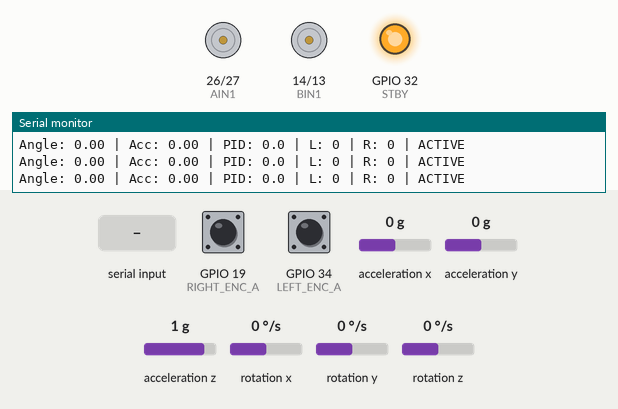
This sketch was run on a simulated ESP32. On the bench: motor-driver pin pairs drawn as motors (green arrow = first pin HIGH = forward, orange = second pin HIGH = backward, longer = more drive, scaled by the enable pin, stopped while the standby pin is LOW), output pins drawn as LEDs (lit = HIGH), the last lines printed to the serial monitor. The test bench sets the inputs (shaded band); at power-on: acceleration x 0 g, rotation y 0 °/s, GPIO 19 (RIGHT_ENC_A) LOW, GPIO 34 (LEFT_ENC_A) LOW, acceleration y 0 g, acceleration z 1 g, rotation x 0 °/s, rotation z 0 °/s.

Above: at 10.9 s.
11.0 s: acceleration x set to -1.4 g
At 11.15 s:
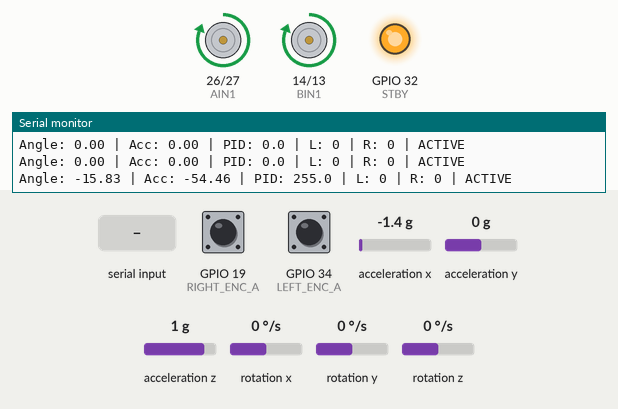
12.7 s: rotation y set to 192 °/s
15.7 s: "P,45\n" received over Serial
At 15.92 s:
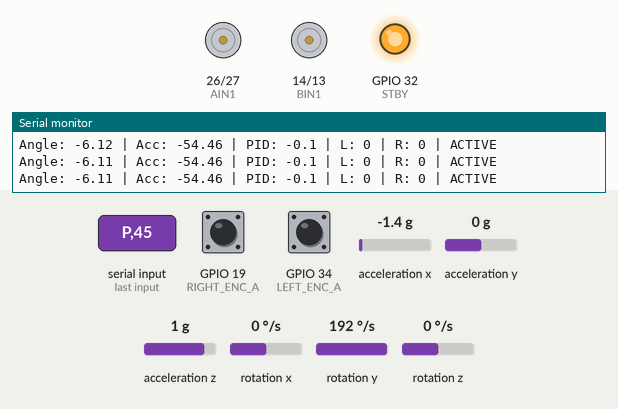
18.7 s: "D90\n" received over Serial
At 18.91 s:
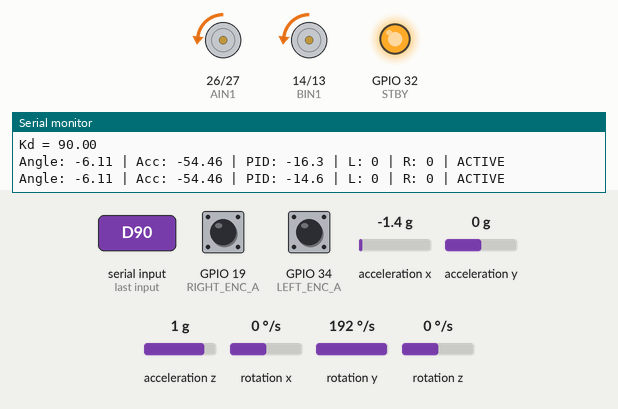
21.7 s: acceleration x set to -0.4 g
At 22.4 s:
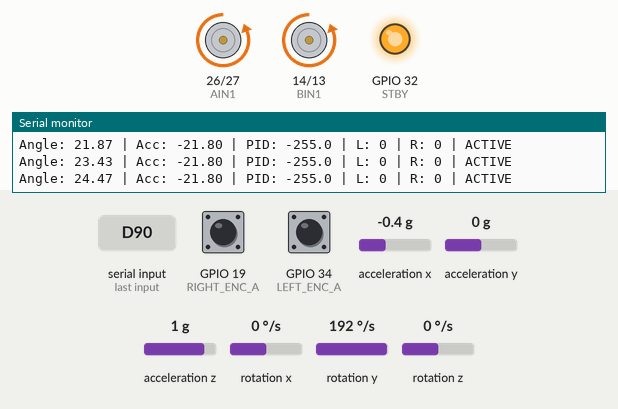
24.7 s: acceleration x set to -0.1 g
At 26.0 s:
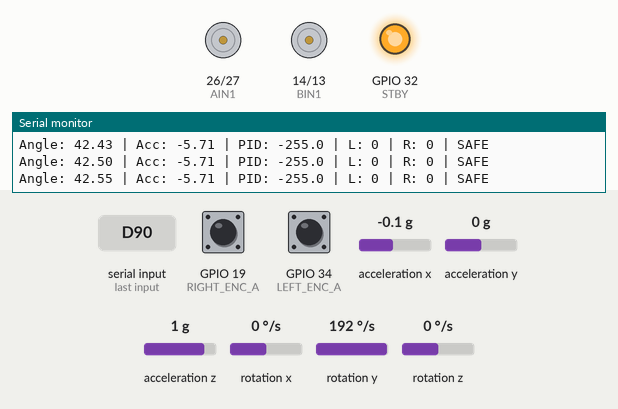
Timing chart, 0 to 27.3 s (numbered marks = the images above; inputs shaded):
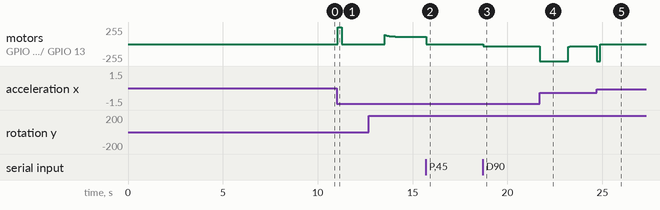

Measured:
- the behaviour switches between -0.3 and -0.2 g on acceleration x (found by bisection; images 4 and 5)
- after the input at 11.0 s, motor on GPIO 26 (AIN1) / GPIO 27 (AIN2), motor on GPIO 14 (BIN1) / GPIO 13 (BIN2): stopped → forward 255/255 at once, → stopped 0.22 s later
- after the input at 15.7 s, motor on GPIO 26 (AIN1) / GPIO 27 (AIN2), motor on GPIO 14 (BIN1) / GPIO 13 (BIN2): forward 109/255 → stopped at once
- after the input at 18.7 s, motor on GPIO 26 (AIN1) / GPIO 27 (AIN2), motor on GPIO 14 (BIN1) / GPIO 13 (BIN2): stopped → backward 35/255 at once
- after the input at 21.7 s, motor on GPIO 26 (AIN1) / GPIO 27 (AIN2), motor on GPIO 14 (BIN1) / GPIO 13 (BIN2): backward 35/255 → backward 255/255 at once, → backward 35/255 1.5 s later
- after the input at 24.7 s, motor on GPIO 26 (AIN1) / GPIO 27 (AIN2), motor on GPIO 14 (BIN1) / GPIO 13 (BIN2): backward 35/255 → backward 255/255 at once, → stopped 0.19 s later

The sketch:

MPU9250.ino
```cpp
#include <Wire.h>
#include <MPU9250_asukiaaa.h>

// =====================================================
//                    ZENO
//     ESP32 SELF BALANCING ROBOT
//
// ESP32 + MPU9250 + TB6612FNG
// 2 x N20 Encoder Motors
// =====================================================


// =====================================================
// MPU9250
// =====================================================

#define MPU_SDA 22
#define MPU_SCL 23

MPU9250_asukiaaa mpu;


// =====================================================
// TB6612FNG MOTOR DRIVER
// =====================================================

// LEFT MOTOR
#define PWMA 25
#define AIN1 26
#define AIN2 27

// RIGHT MOTOR
#define PWMB 33
#define BIN1 14
#define BIN2 13

#define STBY 32


// =====================================================
// ENCODERS
// =====================================================

// LEFT
#define LEFT_ENC_A 34
#define LEFT_ENC_B 35

// RIGHT
#define RIGHT_ENC_A 19
#define RIGHT_ENC_B 18


volatile long leftEncoderCount = 0;
volatile long rightEncoderCount = 0;


// =====================================================
// PWM SETTINGS
// =====================================================

#define PWM_FREQUENCY 20000
#define PWM_RESOLUTION 8

#define MAX_PWM 255

/*
  N20 motors often require some minimum PWM
  before they start moving.

  Start low during initial testing.
*/
int MIN_PWM = 35;


// =====================================================
// BALANCE PARAMETERS
// =====================================================

/*
   IMPORTANT:

   These are STARTING values only.

   PID MUST be tuned on your actual robot.
*/

float Kp = 18.0;
float Ki = 0.0;
float Kd = 0.65;


// Desired upright angle

float balanceSetpoint = 0.0;


// PID variables

float error = 0;
float previousError = 0;

float integral = 0;
float derivative = 0;

float pidOutput = 0;


// =====================================================
// IMU VARIABLES
// =====================================================

float ax = 0;
float ay = 0;
float az = 0;

float gx = 0;
float gy = 0;
float gz = 0;


// Gyroscope bias

float gyroOffsetX = 0;
float gyroOffsetY = 0;
float gyroOffsetZ = 0;


// Angle

float accelAngle = 0;
float balanceAngle = 0;


// =====================================================
// COMPLEMENTARY FILTER
// =====================================================

const float FILTER_ALPHA = 0.98;


// =====================================================
// LOOP TIMING
// =====================================================

// 5 ms = 200 Hz

const unsigned long CONTROL_PERIOD_US = 5000;

unsigned long previousControlTime = 0;


// =====================================================
// SAFETY
// =====================================================

const float FALL_ANGLE = 35.0;

// robot will only arm when reasonably upright

const float ARM_ANGLE = 8.0;

bool robotArmed = false;


// =====================================================
// MOTOR ORIENTATION
// =====================================================

/*
   Because the two motors are physically mounted
   opposite each other, one motor may need reversing.

   Change these if necessary.
*/

const int LEFT_MOTOR_DIRECTION = 1;
const int RIGHT_MOTOR_DIRECTION = 1;


// =====================================================
// ENCODER ISR
// =====================================================

void IRAM_ATTR leftEncoderISR()
{
  bool A = digitalRead(LEFT_ENC_A);
  bool B = digitalRead(LEFT_ENC_B);

  if (A == B)
  {
    leftEncoderCount++;
  }
  else
  {
    leftEncoderCount--;
  }
}


void IRAM_ATTR rightEncoderISR()
{
  bool A = digitalRead(RIGHT_ENC_A);
  bool B = digitalRead(RIGHT_ENC_B);

  if (A == B)
  {
    rightEncoderCount++;
  }
  else
  {
    rightEncoderCount--;
  }
}


// =====================================================
// LEFT MOTOR
// =====================================================

void setLeftMotor(int speed)
{
  speed *= LEFT_MOTOR_DIRECTION;

  speed = constrain(speed, -255, 255);


  if (speed > 0)
  {
    digitalWrite(AIN1, HIGH);
    digitalWrite(AIN2, LOW);

    ledcWrite(PWMA, speed);
  }

  else if (speed < 0)
  {
    digitalWrite(AIN1, LOW);
    digitalWrite(AIN2, HIGH);

    ledcWrite(PWMA, abs(speed));
  }

  else
  {
    digitalWrite(AIN1, LOW);
    digitalWrite(AIN2, LOW);

    ledcWrite(PWMA, 0);
  }
}


// =====================================================
// RIGHT MOTOR
// =====================================================

void setRightMotor(int speed)
{
  speed *= RIGHT_MOTOR_DIRECTION;

  speed = constrain(speed, -255, 255);


  if (speed > 0)
  {
    digitalWrite(BIN1, HIGH);
    digitalWrite(BIN2, LOW);

    ledcWrite(PWMB, speed);
  }

  else if (speed < 0)
  {
    digitalWrite(BIN1, LOW);
    digitalWrite(BIN2, HIGH);

    ledcWrite(PWMB, abs(speed));
  }

  else
  {
    digitalWrite(BIN1, LOW);
    digitalWrite(BIN2, LOW);

    ledcWrite(PWMB, 0);
  }
}


// =====================================================
// STOP MOTORS
// =====================================================

void stopMotors()
{
  setLeftMotor(0);
  setRightMotor(0);
}


// =====================================================
// APPLY BALANCE MOTOR COMMAND
// =====================================================

void driveBalance(int motorCommand)
{
  motorCommand = constrain(
      motorCommand,
      -MAX_PWM,
      MAX_PWM
  );


  // Dead zone compensation

  if (motorCommand > 0 &&
      motorCommand < MIN_PWM)
  {
    motorCommand = MIN_PWM;
  }

  else if (motorCommand < 0 &&
           motorCommand > -MIN_PWM)
  {
    motorCommand = -MIN_PWM;
  }


  /*
     Both motors receive the same logical command.

     If one wheel physically spins backwards because
     of mounting orientation, change its
     *_MOTOR_DIRECTION constant above.
  */

  setLeftMotor(motorCommand);
  setRightMotor(motorCommand);
}


// =====================================================
// MPU READ
// =====================================================

bool readMPU()
{
  if (mpu.accelUpdate() != 0)
  {
    return false;
  }

  if (mpu.gyroUpdate() != 0)
  {
    return false;
  }


  ax = mpu.accelX();
  ay = mpu.accelY();
  az = mpu.accelZ();


  gx = mpu.gyroX() - gyroOffsetX;
  gy = mpu.gyroY() - gyroOffsetY;
  gz = mpu.gyroZ() - gyroOffsetZ;


  return true;
}


// =====================================================
// GYRO CALIBRATION
// =====================================================

void calibrateGyroscope()
{
  Serial.println();
  Serial.println("======================================");
  Serial.println("       GYROSCOPE CALIBRATION");
  Serial.println("======================================");

  Serial.println("KEEP ROBOT COMPLETELY STILL!");
  Serial.println();

  delay(3000);


  const int samples = 1500;

  double sumX = 0;
  double sumY = 0;
  double sumZ = 0;

  int validSamples = 0;


  for (int i = 0; i < samples; i++)
  {
    if (mpu.gyroUpdate() == 0)
    {
      sumX += mpu.gyroX();
      sumY += mpu.gyroY();
      sumZ += mpu.gyroZ();

      validSamples++;
    }

    delay(2);
  }


  if (validSamples > 0)
  {
    gyroOffsetX =
        sumX / validSamples;

    gyroOffsetY =
        sumY / validSamples;

    gyroOffsetZ =
        sumZ / validSamples;
  }


  Serial.println("Calibration complete");

  Serial.print("GX offset = ");
  Serial.println(gyroOffsetX, 4);

  Serial.print("GY offset = ");
  Serial.println(gyroOffsetY, 4);

  Serial.print("GZ offset = ");
  Serial.println(gyroOffsetZ, 4);

  Serial.println();
}


// =====================================================
// INITIAL ANGLE
// =====================================================

void initializeAngle()
{
  if (mpu.accelUpdate() == 0)
  {
    ax = mpu.accelX();
    ay = mpu.accelY();
    az = mpu.accelZ();


    /*
       Assumption:
       Forward/backward robot tilt corresponds
       to rotation around MPU Y axis.

       Therefore:
       accelerometer angle uses X and Z
       gyro rate uses GY.
    */

    accelAngle =
      atan2(
        ax,
        sqrt((ay * ay) + (az * az))
      ) * 180.0 / PI;


    balanceAngle = accelAngle;
  }


  Serial.print("Initial angle = ");
  Serial.println(balanceAngle);
}


// =====================================================
// BALANCE CONTROLLER
// =====================================================

void balanceController(float dt)
{
  if (!readMPU())
  {
    stopMotors();
    return;
  }


  // ---------------------------------------------------
  // ACCELEROMETER ANGLE
  // ---------------------------------------------------

  accelAngle =
    atan2(
      ax,
      sqrt((ay * ay) + (az * az))
    ) * 180.0 / PI;


  // ---------------------------------------------------
  // GYROSCOPE RATE
  // ---------------------------------------------------

  /*
     Pitch rotation around MPU Y axis
  */

  float gyroRate = gy;


  // ---------------------------------------------------
  // COMPLEMENTARY FILTER
  // ---------------------------------------------------

  balanceAngle =
      FILTER_ALPHA *
      (balanceAngle + gyroRate * dt)

      +

      (1.0 - FILTER_ALPHA) *
      accelAngle;


  // ---------------------------------------------------
  // FALL PROTECTION
  // ---------------------------------------------------

  if (abs(balanceAngle) > FALL_ANGLE)
  {
    robotArmed = false;

    integral = 0;
    previousError = 0;

    stopMotors();

    return;
  }


  // ---------------------------------------------------
  // AUTOMATIC ARM
  // ---------------------------------------------------

  if (!robotArmed)
  {
    stopMotors();

    if (abs(balanceAngle - balanceSetpoint)
        < ARM_ANGLE)
    {
      robotArmed = true;

      integral = 0;
      previousError = 0;

      Serial.println("BALANCE ENABLED");
    }

    return;
  }


  // ---------------------------------------------------
  // PID
  // ---------------------------------------------------

  error =
      balanceSetpoint -
      balanceAngle;


  // Integral

  integral += error * dt;


  // Integral anti-windup

  integral = constrain(
      integral,
      -50.0,
      50.0
  );


  // Derivative

  derivative =
      (error - previousError) / dt;


  // PID output

  pidOutput =
      (Kp * error)
      +
      (Ki * integral)
      +
      (Kd * derivative);


  previousError = error;


  // Limit output

  pidOutput =
      constrain(
          pidOutput,
          -MAX_PWM,
          MAX_PWM
      );


  driveBalance((int)pidOutput);
}


// =====================================================
// SERIAL COMMANDS
// =====================================================

void serialCommands()
{
  if (!Serial.available())
    return;


  String command =
      Serial.readStringUntil('\n');

  command.trim();


  // ---------------------------------------
  // Kp
  // Example:
  // P18.5
  // ---------------------------------------

  if (command.startsWith("P"))
  {
    Kp = command.substring(1).toFloat();

    Serial.print("Kp = ");
    Serial.println(Kp);
  }


  // ---------------------------------------
  // Ki
  // ---------------------------------------

  else if (command.startsWith("I"))
  {
    Ki = command.substring(1).toFloat();

    Serial.print("Ki = ");
    Serial.println(Ki);
  }


  // ---------------------------------------
  // Kd
  // ---------------------------------------

  else if (command.startsWith("D"))
  {
    Kd = command.substring(1).toFloat();

    Serial.print("Kd = ");
    Serial.println(Kd);
  }


  // ---------------------------------------
  // Setpoint
  //
  // Example:
  // A1.5
  // ---------------------------------------

  else if (command.startsWith("A"))
  {
    balanceSetpoint =
        command.substring(1).toFloat();

    Serial.print("Balance setpoint = ");
    Serial.println(balanceSetpoint);
  }


  // ---------------------------------------
  // Emergency stop
  // ---------------------------------------

  else if (command == "STOP")
  {
    robotArmed = false;

    stopMotors();

    Serial.println("ROBOT STOPPED");
  }


  // ---------------------------------------
  // Reset encoders
  // ---------------------------------------

  else if (command == "ZERO")
  {
    noInterrupts();

    leftEncoderCount = 0;
    rightEncoderCount = 0;

    interrupts();

    Serial.println("Encoder counters reset");
  }
}


// =====================================================
// DEBUG OUTPUT
// =====================================================

void printDebug()
{
  static unsigned long previousPrint = 0;


  if (millis() - previousPrint >= 100)
  {
    long leftCount;
    long rightCount;


    noInterrupts();

    leftCount = leftEncoderCount;
    rightCount = rightEncoderCount;

    interrupts();


    Serial.print("Angle: ");
    Serial.print(balanceAngle, 2);


    Serial.print(" | Acc: ");
    Serial.print(accelAngle, 2);


    Serial.print(" | PID: ");
    Serial.print(pidOutput, 1);


    Serial.print(" | L: ");
    Serial.print(leftCount);


    Serial.print(" | R: ");
    Serial.print(rightCount);


    Serial.print(" | ");

    if (robotArmed)
      Serial.println("ACTIVE");
    else
      Serial.println("SAFE");


    previousPrint = millis();
  }
}


// =====================================================
// SETUP
// =====================================================

void setup()
{
  Serial.begin(115200);

  delay(1000);


  Serial.println();
  Serial.println("======================================");
  Serial.println("               ZENO");
  Serial.println("       SELF BALANCING ROBOT");
  Serial.println("======================================");


  // ===================================================
  // MOTOR PINS
  // ===================================================

  pinMode(AIN1, OUTPUT);
  pinMode(AIN2, OUTPUT);

  pinMode(BIN1, OUTPUT);
  pinMode(BIN2, OUTPUT);

  pinMode(STBY, OUTPUT);


  digitalWrite(STBY, HIGH);


  // PWM

  ledcAttach(
      PWMA,
      PWM_FREQUENCY,
      PWM_RESOLUTION
  );

  ledcAttach(
      PWMB,
      PWM_FREQUENCY,
      PWM_RESOLUTION
  );


  stopMotors();


  // ===================================================
  // ENCODERS
  // ===================================================

  pinMode(LEFT_ENC_A, INPUT);
  pinMode(LEFT_ENC_B, INPUT);

  pinMode(RIGHT_ENC_A, INPUT);
  pinMode(RIGHT_ENC_B, INPUT);


  attachInterrupt(
      digitalPinToInterrupt(LEFT_ENC_A),
      leftEncoderISR,
      CHANGE
  );


  attachInterrupt(
      digitalPinToInterrupt(RIGHT_ENC_A),
      rightEncoderISR,
      CHANGE
  );


  // ===================================================
  // MPU9250
  // ===================================================

  Wire.begin(
      MPU_SDA,
      MPU_SCL
  );

  Wire.setClock(400000);


  mpu.setWire(&Wire);


  uint8_t accelStatus =
      mpu.beginAccel();

  uint8_t gyroStatus =
      mpu.beginGyro();


  Serial.print("Accel status: ");
  Serial.println(accelStatus);

  Serial.print("Gyro status: ");
  Serial.println(gyroStatus);


  if (accelStatus != 0 ||
      gyroStatus != 0)
  {
    Serial.println();
    Serial.println(
      "ERROR: MPU9250 initialization failed!"
    );

    while (1)
    {
      stopMotors();

      delay(1000);
    }
  }


  // ===================================================
  // CALIBRATE
  // ===================================================

  calibrateGyroscope();


  // ===================================================
  // INITIAL ANGLE
  // ===================================================

  initializeAngle();


  previousControlTime = micros();


  Serial.println();
  Serial.println("======================================");
  Serial.println("SYSTEM READY");
  Serial.println("======================================");

  Serial.println();
  Serial.println("PID tuning commands:");

  Serial.println("P20    -> set Kp");
  Serial.println("I0.1   -> set Ki");
  Serial.println("D0.8   -> set Kd");
  Serial.println("A1.2   -> balance angle");
  Serial.println("STOP   -> emergency stop");
  Serial.println("ZERO   -> reset encoders");

  Serial.println();
}


// =====================================================
// MAIN LOOP
// =====================================================

void loop()
{
  serialCommands();


  unsigned long currentTime =
      micros();


  if (currentTime - previousControlTime
      >= CONTROL_PERIOD_US)
  {
    float dt =
      (currentTime -
       previousControlTime)
      / 1000000.0;


    previousControlTime =
        currentTime;


    balanceController(dt);
  }


  printDebug();
}
```
